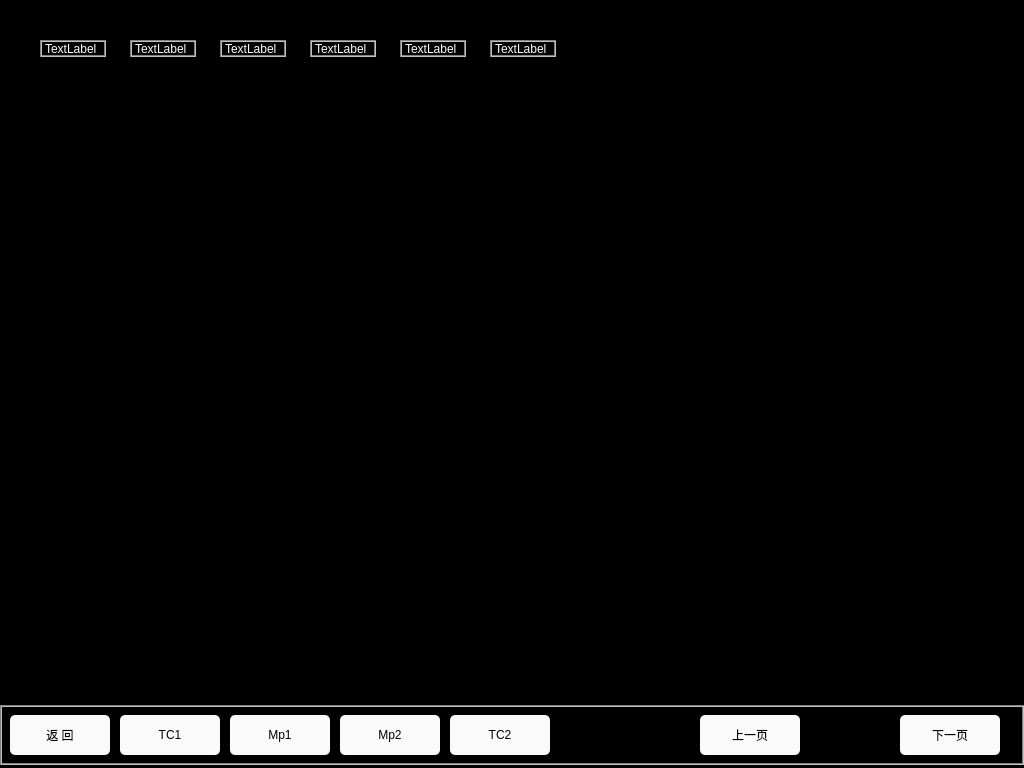
<?xml version="1.0" encoding="UTF-8"?>
<ui version="4.0">
 <class>AllPorts</class>
 <widget class="QWidget" name="AllPorts">
  <property name="geometry">
   <rect>
    <x>0</x>
    <y>0</y>
    <width>1024</width>
    <height>768</height>
   </rect>
  </property>
  <property name="maximumSize">
   <size>
    <width>1024</width>
    <height>768</height>
   </size>
  </property>
  <property name="windowTitle">
   <string>Form</string>
  </property>
  <property name="styleSheet">
   <string notr="true">QLabel
{
	color: white;
	border: 2px groove, gray;
    border-color: gray;
	font: 12px, &quot;SimHei&quot;;
	
}

QWidget
{
	background-color: black;
}

QPushButton
{
	font: 20px, &quot;SimHei&quot;;
    color: black;
	background-color: rgb(250, 250, 250);
	border-radius: 5px;
}</string>
  </property>
  <widget class="QLabel" name="label_DI1">
   <property name="geometry">
    <rect>
     <x>40</x>
     <y>40</y>
     <width>66</width>
     <height>17</height>
    </rect>
   </property>
   <property name="text">
    <string>TextLabel</string>
   </property>
  </widget>
  <widget class="QLabel" name="label_DI2">
   <property name="geometry">
    <rect>
     <x>130</x>
     <y>40</y>
     <width>66</width>
     <height>17</height>
    </rect>
   </property>
   <property name="text">
    <string>TextLabel</string>
   </property>
  </widget>
  <widget class="QLabel" name="label_DI3">
   <property name="geometry">
    <rect>
     <x>220</x>
     <y>40</y>
     <width>66</width>
     <height>17</height>
    </rect>
   </property>
   <property name="text">
    <string>TextLabel</string>
   </property>
  </widget>
  <widget class="QLabel" name="label_DI4">
   <property name="geometry">
    <rect>
     <x>310</x>
     <y>40</y>
     <width>66</width>
     <height>17</height>
    </rect>
   </property>
   <property name="text">
    <string>TextLabel</string>
   </property>
  </widget>
  <widget class="QLabel" name="label_DO">
   <property name="geometry">
    <rect>
     <x>400</x>
     <y>40</y>
     <width>66</width>
     <height>17</height>
    </rect>
   </property>
   <property name="text">
    <string>TextLabel</string>
   </property>
  </widget>
  <widget class="QLabel" name="label_AX">
   <property name="geometry">
    <rect>
     <x>490</x>
     <y>40</y>
     <width>66</width>
     <height>17</height>
    </rect>
   </property>
   <property name="text">
    <string>TextLabel</string>
   </property>
  </widget>
  <widget class="QLabel" name="label">
   <property name="geometry">
    <rect>
     <x>0</x>
     <y>705</y>
     <width>1024</width>
     <height>60</height>
    </rect>
   </property>
   <property name="text">
    <string/>
   </property>
  </widget>
  <widget class="QPushButton" name="btn_back">
   <property name="geometry">
    <rect>
     <x>10</x>
     <y>715</y>
     <width>100</width>
     <height>40</height>
    </rect>
   </property>
   <property name="text">
    <string>返 回</string>
   </property>
  </widget>
  <widget class="QPushButton" name="btn_tc1">
   <property name="geometry">
    <rect>
     <x>120</x>
     <y>715</y>
     <width>100</width>
     <height>40</height>
    </rect>
   </property>
   <property name="text">
    <string>TC1</string>
   </property>
  </widget>
  <widget class="QPushButton" name="btn_mp1">
   <property name="geometry">
    <rect>
     <x>230</x>
     <y>715</y>
     <width>100</width>
     <height>40</height>
    </rect>
   </property>
   <property name="text">
    <string>Mp1</string>
   </property>
  </widget>
  <widget class="QPushButton" name="btn_mp2">
   <property name="geometry">
    <rect>
     <x>340</x>
     <y>715</y>
     <width>100</width>
     <height>40</height>
    </rect>
   </property>
   <property name="text">
    <string>Mp2</string>
   </property>
  </widget>
  <widget class="QPushButton" name="btn_tc2">
   <property name="geometry">
    <rect>
     <x>450</x>
     <y>715</y>
     <width>100</width>
     <height>40</height>
    </rect>
   </property>
   <property name="text">
    <string>TC2</string>
   </property>
  </widget>
  <widget class="QPushButton" name="btn_prev">
   <property name="geometry">
    <rect>
     <x>700</x>
     <y>715</y>
     <width>100</width>
     <height>40</height>
    </rect>
   </property>
   <property name="text">
    <string>上一页</string>
   </property>
  </widget>
  <widget class="QPushButton" name="btn_next">
   <property name="geometry">
    <rect>
     <x>900</x>
     <y>715</y>
     <width>100</width>
     <height>40</height>
    </rect>
   </property>
   <property name="text">
    <string>下一页</string>
   </property>
  </widget>
  <widget class="QLabel" name="label_pageIndex">
   <property name="geometry">
    <rect>
     <x>822</x>
     <y>710</y>
     <width>55</width>
     <height>45</height>
    </rect>
   </property>
   <property name="styleSheet">
    <string notr="true">	color: white;
	font: 20px, &quot;SimHei&quot;;
	border:0px;</string>
   </property>
   <property name="text">
    <string/>
   </property>
  </widget>
 </widget>
 <resources/>
 <connections/>
</ui>
